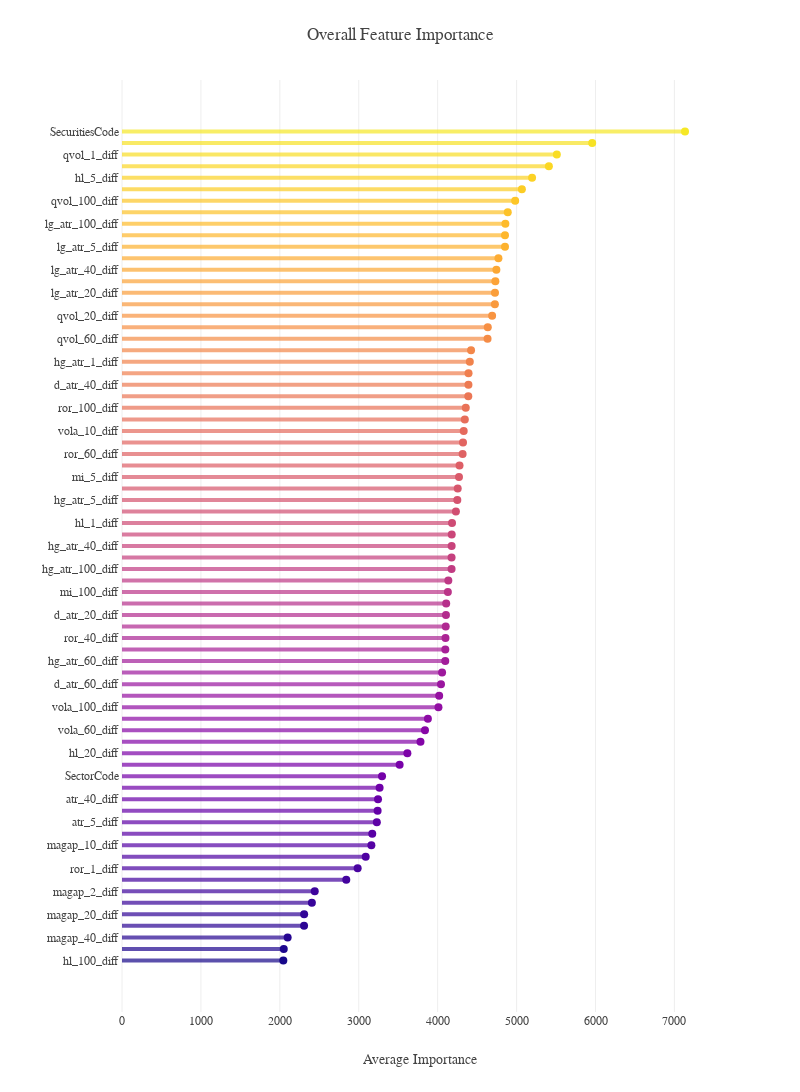

The cell this chart's notebook holds for it:
### Code cell
# Test config
load_csv = False    # Load CSV
adjustment = False  # Adjust values
prepare_sharpe = False
prepare_df = False   # Prepare features dataframe
run_cv = False      # Run training and cross validation
run_all = True      # Run training for entire training data without validation
submit = True     # Simulate submission

# Fool proof
if submit == True:
    load_csv = True
    adjustment = True
    prepare_sharpe = True
    prepare_df = True
    run_cv = False
    run_all = True

pd.options.display.max_rows = 100
pd.options.display.max_columns = None

    # Read data from CSV file and save to pickle file
if load_csv == True:
    load_data()
    gc.collect()

# Apply adjustment factor and save to pickle file
if adjustment == True:
    adjust_data()
    gc.collect()

# Calc sharpe
if prepare_sharpe == True:
    calc_sharpe()
    gc.collect()
    
# Calc features and save to pickle file
if prepare_df == True:
    calc_features()
    gc.collect()

# Run training with CV
if run_cv:
    run_train_cv()
    gc.collect

# Run training with all training data
if run_all:
    run_train_all()
    gc.collect()

# Submit
if submit == True:
    simulate_submit()
    gc.collect()

### Figure 1 — Plotly figure (JSON) as saved in the notebook; plotly's stock layout.template omitted (floating-point values rounded to 4 significant figures)
{"data": [{"hovertemplate": "%{y} Importance = %{x:.0f}<extra></extra>", "marker": {"color": ["#16078a", "#1d068e", "#260591", "#2c0594", "#310597", "#38049a", "#3e049c", "#43039e", "#4903a0", "#4e02a2", "#5502a4", "#5901a5", "#5e01a6", "#6400a7", "#6900a8", "#6e00a8", "#7401a8", "#7801a8", "#7d03a8", "#8305a7", "#8707a6", "#8d0ba5", "#910ea3", "#9511a1", "#9a169f", "#9e199d", "#a21d9a", "#a72197", "#ab2494", "#b02991", "#b32c8e", "#b6308b", "#bb3488", "#be3885", "#c13b82", "#c5407e", "#c8437b", "#cb4679", "#ce4b75", "#d14e72", "#d5536f", "#d7566c", "#da5a6a", "#dd5e66", "#df6263", "#e26561", "#e56a5d", "#e76e5b", "#e97257", "#eb7655", "#ed7a52", "#f07f4f", "#f1834c", "#f3874a", "#f58c46", "#f79044", "#f89441", "#f99a3e", "#fa9e3b", "#fca338", "#fca835", "#fdac33", "#fdb22f", "#feb72d", "#febb2b", "#fdc229", "#fdc627", "#fccd25", "#fcd225", "#fbd724", "#f9dd25", "#f7e225", "#f6e826"], "size": 8}, "mode": "markers", "type": "scatter", "x": [2044, 2050, 2099, 2307, 2308, 2406, 2442, 2842, 2986, 3088, 3160, 3171, 3229, 3239, 3244, 3264, 3295, 3518, 3616, 3782, 3839, 3876, 4010, 4019, 4042, 4056, 4096, 4097, 4099, 4102, 4105, 4108, 4129, 4135, 4176, 4176, 4177, 4178, 4182, 4231, 4249, 4254, 4270, 4277, 4316, 4321, 4330, 4344, 4356, 4388, 4390, 4391, 4407, 4423, 4632, 4635, 4690, 4725, 4726, 4731, 4744, 4770, 4853, 4853, 4858, 4888, 4982, 5067, 5196, 5409, 5510, 5958, 7134], "y": ["hl_100_diff", "magap_60_diff", "magap_40_diff", "magap_100_diff", "magap_20_diff", "hl_60_diff", "magap_2_diff", "hl_40_diff", "ror_1_diff", "atr_10_diff", "magap_10_diff", "atr_20_diff", "atr_5_diff", "atr_60_diff", "atr_40_diff", "atr_100_diff", "SectorCode", "atr_1_diff", "hl_20_diff", "magap_5_diff", "vola_60_diff", "d_atr_1_diff", "vola_100_diff", "d_atr_5_diff", "d_atr_60_diff", "d_atr_10_diff", "hg_atr_60_diff", "ror_5_diff", "ror_40_diff", "hg_atr_20_diff", "d_atr_20_diff", "vola_40_diff", "mi_100_diff", "vola_20_diff", "hg_atr_100_diff", "mi_1_diff", "hg_atr_40_diff", "ror_20_diff", "hl_1_diff", "mi_40_diff", "hg_atr_5_diff", "mi_20_diff", "mi_5_diff", "hg_atr_10_diff", "ror_60_diff", "mi_60_diff", "vola_10_diff", "d_atr_100_diff", "ror_100_diff", "ror_10_diff", "d_atr_40_diff", "hl_10_diff", "hg_atr_1_diff", "mi_10_diff", "qvol_60_diff", "qvol_40_diff", "qvol_20_diff", "qvol_5_diff", "lg_atr_20_diff", "vola_5_diff", "lg_atr_40_diff", "qvol_10_diff", "lg_atr_5_diff", "lg_atr_10_diff", "lg_atr_100_diff", "lg_atr_60_diff", "qvol_100_diff", "lg_atr_1_diff", "hl_5_diff", "dateofweek", "qvol_1_diff", "vola_2_diff", "SecuritiesCode"]}], "layout": {"height": 2000, "margin": {"l": 120, "t": 80}, "shapes": [{"line": {"color": "#16078a", "width": 4}, "opacity": 0.7, "type": "line", "x0": 0, "x1": 2044, "y0": 0, "y1": 0}, {"line": {"color": "#1d068e", "width": 4}, "opacity": 0.7, "type": "line", "x0": 0, "x1": 2050, "y0": 1, "y1": 1}, {"line": {"color": "#260591", "width": 4}, "opacity": 0.7, "type": "line", "x0": 0, "x1": 2099, "y0": 2, "y1": 2}, {"line": {"color": "#2c0594", "width": 4}, "opacity": 0.7, "type": "line", "x0": 0, "x1": 2307, "y0": 3, "y1": 3}, {"line": {"color": "#310597", "width": 4}, "opacity": 0.7, "type": "line", "x0": 0, "x1": 2308, "y0": 4, "y1": 4}, {"line": {"color": "#38049a", "width": 4}, "opacity": 0.7, "type": "line", "x0": 0, "x1": 2406, "y0": 5, "y1": 5}, {"line": {"color": "#3e049c", "width": 4}, "opacity": 0.7, "type": "line", "x0": 0, "x1": 2442, "y0": 6, "y1": 6}, {"line": {"color": "#43039e", "width": 4}, "opacity": 0.7, "type": "line", "x0": 0, "x1": 2842, "y0": 7, "y1": 7}, {"line": {"color": "#4903a0", "width": 4}, "opacity": 0.7, "type": "line", "x0": 0, "x1": 2986, "y0": 8, "y1": 8}, {"line": {"color": "#4e02a2", "width": 4}, "opacity": 0.7, "type": "line", "x0": 0, "x1": 3088, "y0": 9, "y1": 9}, {"line": {"color": "#5502a4", "width": 4}, "opacity": 0.7, "type": "line", "x0": 0, "x1": 3160, "y0": 10, "y1": 10}, {"line": {"color": "#5901a5", "width": 4}, "opacity": 0.7, "type": "line", "x0": 0, "x1": 3171, "y0": 11, "y1": 11}, {"line": {"color": "#5e01a6", "width": 4}, "opacity": 0.7, "type": "line", "x0": 0, "x1": 3229, "y0": 12, "y1": 12}, {"line": {"color": "#6400a7", "width": 4}, "opacity": 0.7, "type": "line", "x0": 0, "x1": 3239, "y0": 13, "y1": 13}, {"line": {"color": "#6900a8", "width": 4}, "opacity": 0.7, "type": "line", "x0": 0, "x1": 3244, "y0": 14, "y1": 14}, {"line": {"color": "#6e00a8", "width": 4}, "opacity": 0.7, "type": "line", "x0": 0, "x1": 3264, "y0": 15, "y1": 15}, {"line": {"color": "#7401a8", "width": 4}, "opacity": 0.7, "type": "line", "x0": 0, "x1": 3295, "y0": 16, "y1": 16}, {"line": {"color": "#7801a8", "width": 4}, "opacity": 0.7, "type": "line", "x0": 0, "x1": 3518, "y0": 17, "y1": 17}, {"line": {"color": "#7d03a8", "width": 4}, "opacity": 0.7, "type": "line", "x0": 0, "x1": 3616, "y0": 18, "y1": 18}, {"line": {"color": "#8305a7", "width": 4}, "opacity": 0.7, "type": "line", "x0": 0, "x1": 3782, "y0": 19, "y1": 19}, {"line": {"color": "#8707a6", "width": 4}, "opacity": 0.7, "type": "line", "x0": 0, "x1": 3839, "y0": 20, "y1": 20}, {"line": {"color": "#8d0ba5", "width": 4}, "opacity": 0.7, "type": "line", "x0": 0, "x1": 3876, "y0": 21, "y1": 21}, {"line": {"color": "#910ea3", "width": 4}, "opacity": 0.7, "type": "line", "x0": 0, "x1": 4010, "y0": 22, "y1": 22}, {"line": {"color": "#9511a1", "width": 4}, "opacity": 0.7, "type": "line", "x0": 0, "x1": 4019, "y0": 23, "y1": 23}, {"line": {"color": "#9a169f", "width": 4}, "opacity": 0.7, "type": "line", "x0": 0, "x1": 4042, "y0": 24, "y1": 24}, {"line": {"color": "#9e199d", "width": 4}, "opacity": 0.7, "type": "line", "x0": 0, "x1": 4056, "y0": 25, "y1": 25}, {"line": {"color": "#a21d9a", "width": 4}, "opacity": 0.7, "type": "line", "x0": 0, "x1": 4096, "y0": 26, "y1": 26}, {"line": {"color": "#a72197", "width": 4}, "opacity": 0.7, "type": "line", "x0": 0, "x1": 4097, "y0": 27, "y1": 27}, {"line": {"color": "#ab2494", "width": 4}, "opacity": 0.7, "type": "line", "x0": 0, "x1": 4099, "y0": 28, "y1": 28}, {"line": {"color": "#b02991", "width": 4}, "opacity": 0.7, "type": "line", "x0": 0, "x1": 4102, "y0": 29, "y1": 29}, {"line": {"color": "#b32c8e", "width": 4}, "opacity": 0.7, "type": "line", "x0": 0, "x1": 4105, "y0": 30, "y1": 30}, {"line": {"color": "#b6308b", "width": 4}, "opacity": 0.7, "type": "line", "x0": 0, "x1": 4108, "y0": 31, "y1": 31}, {"line": {"color": "#bb3488", "width": 4}, "opacity": 0.7, "type": "line", "x0": 0, "x1": 4129, "y0": 32, "y1": 32}, {"line": {"color": "#be3885", "width": 4}, "opacity": 0.7, "type": "line", "x0": 0, "x1": 4135, "y0": 33, "y1": 33}, {"line": {"color": "#c13b82", "width": 4}, "opacity": 0.7, "type": "line", "x0": 0, "x1": 4176, "y0": 34, "y1": 34}, {"line": {"color": "#c5407e", "width": 4}, "opacity": 0.7, "type": "line", "x0": 0, "x1": 4176, "y0": 35, "y1": 35}, {"line": {"color": "#c8437b", "width": 4}, "opacity": 0.7, "type": "line", "x0": 0, "x1": 4177, "y0": 36, "y1": 36}, {"line": {"color": "#cb4679", "width": 4}, "opacity": 0.7, "type": "line", "x0": 0, "x1": 4178, "y0": 37, "y1": 37}, {"line": {"color": "#ce4b75", "width": 4}, "opacity": 0.7, "type": "line", "x0": 0, "x1": 4182, "y0": 38, "y1": 38}, {"line": {"color": "#d14e72", "width": 4}, "opacity": 0.7, "type": "line", "x0": 0, "x1": 4231, "y0": 39, "y1": 39}, {"line": {"color": "#d5536f", "width": 4}, "opacity": 0.7, "type": "line", "x0": 0, "x1": 4249, "y0": 40, "y1": 40}, {"line": {"color": "#d7566c", "width": 4}, "opacity": 0.7, "type": "line", "x0": 0, "x1": 4254, "y0": 41, "y1": 41}, {"line": {"color": "#da5a6a", "width": 4}, "opacity": 0.7, "type": "line", "x0": 0, "x1": 4270, "y0": 42, "y1": 42}, {"line": {"color": "#dd5e66", "width": 4}, "opacity": 0.7, "type": "line", "x0": 0, "x1": 4277, "y0": 43, "y1": 43}, {"line": {"color": "#df6263", "width": 4}, "opacity": 0.7, "type": "line", "x0": 0, "x1": 4316, "y0": 44, "y1": 44}, {"line": {"color": "#e26561", "width": 4}, "opacity": 0.7, "type": "line", "x0": 0, "x1": 4321, "y0": 45, "y1": 45}, {"line": {"color": "#e56a5d", "width": 4}, "opacity": 0.7, "type": "line", "x0": 0, "x1": 4330, "y0": 46, "y1": 46}, {"line": {"color": "#e76e5b", "width": 4}, "opacity": 0.7, "type": "line", "x0": 0, "x1": 4344, "y0": 47, "y1": 47}, {"line": {"color": "#e97257", "width": 4}, "opacity": 0.7, "type": "line", "x0": 0, "x1": 4356, "y0": 48, "y1": 48}, {"line": {"color": "#eb7655", "width": 4}, "opacity": 0.7, "type": "line", "x0": 0, "x1": 4388, "y0": 49, "y1": 49}, {"line": {"color": "#ed7a52", "width": 4}, "opacity": 0.7, "type": "line", "x0": 0, "x1": 4390, "y0": 50, "y1": 50}, {"line": {"color": "#f07f4f", "width": 4}, "opacity": 0.7, "type": "line", "x0": 0, "x1": 4391, "y0": 51, "y1": 51}, {"line": {"color": "#f1834c", "width": 4}, "opacity": 0.7, "type": "line", "x0": 0, "x1": 4407, "y0": 52, "y1": 52}, {"line": {"color": "#f3874a", "width": 4}, "opacity": 0.7, "type": "line", "x0": 0, "x1": 4423, "y0": 53, "y1": 53}, {"line": {"color": "#f58c46", "width": 4}, "opacity": 0.7, "type": "line", "x0": 0, "x1": 4632, "y0": 54, "y1": 54}, {"line": {"color": "#f79044", "width": 4}, "opacity": 0.7, "type": "line", "x0": 0, "x1": 4635, "y0": 55, "y1": 55}, {"line": {"color": "#f89441", "width": 4}, "opacity": 0.7, "type": "line", "x0": 0, "x1": 4690, "y0": 56, "y1": 56}, {"line": {"color": "#f99a3e", "width": 4}, "opacity": 0.7, "type": "line", "x0": 0, "x1": 4725, "y0": 57, "y1": 57}, {"line": {"color": "#fa9e3b", "width": 4}, "opacity": 0.7, "type": "line", "x0": 0, "x1": 4726, "y0": 58, "y1": 58}, {"line": {"color": "#fca338", "width": 4}, "opacity": 0.7, "type": "line", "x0": 0, "x1": 4731, "y0": 59, "y1": 59}, {"line": {"color": "#fca835", "width": 4}, "opacity": 0.7, "type": "line", "x0": 0, "x1": 4744, "y0": 60, "y1": 60}, {"line": {"color": "#fdac33", "width": 4}, "opacity": 0.7, "type": "line", "x0": 0, "x1": 4770, "y0": 61, "y1": 61}, {"line": {"color": "#fdb22f", "width": 4}, "opacity": 0.7, "type": "line", "x0": 0, "x1": 4853, "y0": 62, "y1": 62}, {"line": {"color": "#feb72d", "width": 4}, "opacity": 0.7, "type": "line", "x0": 0, "x1": 4853, "y0": 63, "y1": 63}, {"line": {"color": "#febb2b", "width": 4}, "opacity": 0.7, "type": "line", "x0": 0, "x1": 4858, "y0": 64, "y1": 64}, {"line": {"color": "#fdc229", "width": 4}, "opacity": 0.7, "type": "line", "x0": 0, "x1": 4888, "y0": 65, "y1": 65}, {"line": {"color": "#fdc627", "width": 4}, "opacity": 0.7, "type": "line", "x0": 0, "x1": 4982, "y0": 66, "y1": 66}, {"line": {"color": "#fccd25", "width": 4}, "opacity": 0.7, "type": "line", "x0": 0, "x1": 5067, "y0": 67, "y1": 67}, {"line": {"color": "#fcd225", "width": 4}, "opacity": 0.7, "type": "line", "x0": 0, "x1": 5196, "y0": 68, "y1": 68}, {"line": {"color": "#fbd724", "width": 4}, "opacity": 0.7, "type": "line", "x0": 0, "x1": 5409, "y0": 69, "y1": 69}, {"line": {"color": "#f9dd25", "width": 4}, "opacity": 0.7, "type": "line", "x0": 0, "x1": 5510, "y0": 70, "y1": 70}, {"line": {"color": "#f7e225", "width": 4}, "opacity": 0.7, "type": "line", "x0": 0, "x1": 5958, "y0": 71, "y1": 71}, {"line": {"color": "#f6e826", "width": 4}, "opacity": 0.7, "type": "line", "x0": 0, "x1": 7134, "y0": 72, "y1": 72}], "title": {"text": "Overall Feature Importance"}, "width": 800, "xaxis": {"autorange": true, "range": [-25.34, 7577.0], "title": {"text": "Average Importance"}, "type": "linear", "zeroline": false}, "yaxis": {"autorange": true, "range": [-4.243, 76.24], "showgrid": false, "type": "category"}}}
